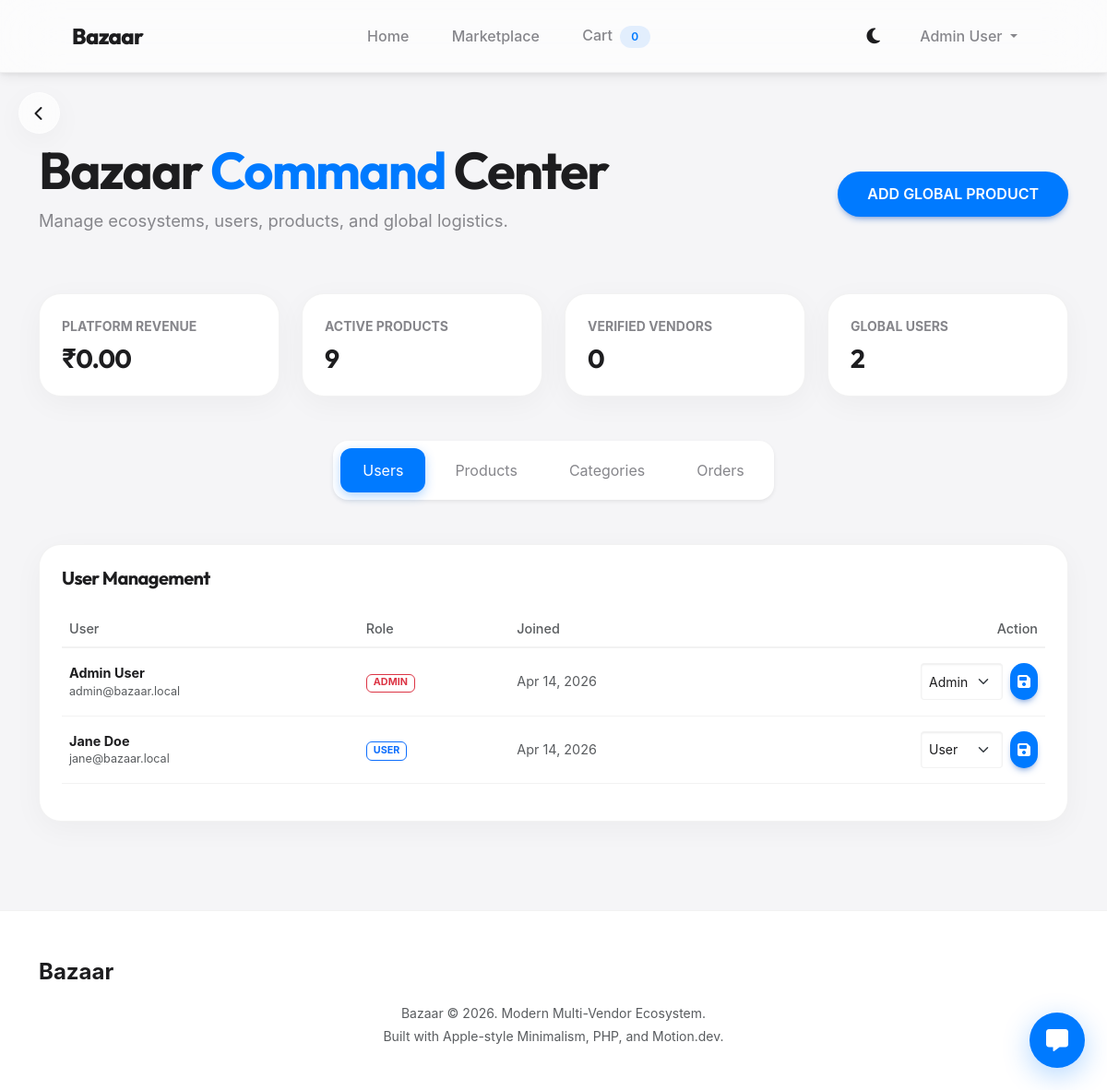
The app's page /user/admin/dashboard.php (signed in) with its own data.
### tables this page shows
CREATE TABLE IF NOT EXISTS users (
  id INT AUTO_INCREMENT PRIMARY KEY,
  nama VARCHAR(100) NOT NULL,
  email VARCHAR(150) NOT NULL UNIQUE,
  password VARCHAR(255) NOT NULL,
  role ENUM('user', 'seller', 'admin') NOT NULL DEFAULT 'user',
  is_email_verified TINYINT(1) DEFAULT 0,
  email_token VARCHAR(100) DEFAULT NULL,
  token_expiry DATETIME DEFAULT NULL,
  is_verified_seller TINYINT(1) DEFAULT 0,
  created_at TIMESTAMP DEFAULT CURRENT_TIMESTAMP
);

### includes/functions.php (called while the page is built, shortened)
<?php
function escape($value) {
    return htmlspecialchars($value, ENT_QUOTES, 'UTF-8');
}
function formatPrice($price) {
    return '₹' . number_format($price, 2, '.', ',');
}

### user/admin/dashboard.php (the view, shortened to what this page needs)
<?php
require_once dirname(__DIR__) . '/includes/db_connect.php';
require_once dirname(__DIR__) . '/includes/functions.php';
$totalUsers = $pdo->query('SELECT COUNT(*) FROM users')->fetchColumn();
$totalSellers = $pdo->query('SELECT COUNT(*) FROM users WHERE role="seller"')->fetchColumn();
$totalProducts = $pdo->query('SELECT COUNT(*) FROM products')->fetchColumn();
$totalRevenue = $pdo->query('SELECT SUM(total_amount) FROM orders')->fetchColumn() ?: 0;
$users = $pdo->query('SELECT * FROM users ORDER BY created_at DESC')->fetchAll();
require_once dirname(__DIR__) . '/includes/header.php';
?>
<section class="container py-5 mt-4" id="adminDashboardSection">
    <div class="row align-items-center mb-5">
        <div class="col-md-9">
            <h1 class="display-4 fw-bold mb-2">Bazaar <span style="color: var(--primary-color);">Command</span> Center</h1>
            <p style="color: var(--text-muted); font-size: 1.15rem;">Manage ecosystems, users, products, and global logistics.</p>
        </div>
        <div class="col-md-3 text-md-end">
            <a href="<?= BASE_URL ?>/admin/add_product.php" class="btn btn-primary btn-apple">Add Global Product</a>
        </div>
    </div>
    <div class="row g-4 mb-5">
        <div class="col-md-3">
            <div class="card-apple p-4 d-flex flex-column h-100" style="background: var(--surface-solid);">
                <span class="small fw-bold text-uppercase mb-2" style="color: var(--text-muted);">Platform Revenue</span>
                <h3 class="fw-bold m-0" style="color: var(--text-main);"><?= formatPrice($totalRevenue) ?></h3>
            </div>
        </div>
        <div class="col-md-3">
            <div class="card-apple p-4 d-flex flex-column h-100" style="background: var(--surface-solid);">
                <span class="small fw-bold text-uppercase mb-2" style="color: var(--text-muted);">Active Products</span>
                <h3 class="fw-bold m-0" style="color: var(--text-main);"><?= $totalProducts ?></h3>
            </div>
        </div>
        <div class="col-md-3">
            <div class="card-apple p-4 d-flex flex-column h-100" style="background: var(--surface-solid);">
                <span class="small fw-bold text-uppercase mb-2" style="color: var(--text-muted);">Verified Vendors</span>
                <h3 class="fw-bold m-0" style="color: var(--text-main);"><?= $totalSellers ?></h3>
            </div>
        </div>
        <div class="col-md-3">
            <div class="card-apple p-4 d-flex flex-column h-100" style="background: var(--surface-solid);">
                <span class="small fw-bold text-uppercase mb-2" style="color: var(--text-muted);">Global Users</span>
                <h3 class="fw-bold m-0" style="color: var(--text-main);"><?= $totalUsers ?></h3>
            </div>
        </div>
    </div>
    <div class="bg-white rounded-4 shadow-sm p-2 mb-5 d-flex gap-2 flex-wrap" id="adminTabs" style="width: fit-content; margin: 0 auto; background: var(--surface-solid) !important;">
        <button class="admin-tab-btn active" data-target="tab-users">Users</button>
        <button class="admin-tab-btn" data-target="tab-products">Products</button>
        <button class="admin-tab-btn" data-target="tab-categories">Categories</button>
        <button class="admin-tab-btn" data-target="tab-orders">Orders</button>
    </div>
    <div id="adminTabContent">
        <div class="admin-pane active" id="tab-users">
            <div class="card-apple p-4" style="background: var(--surface-solid);">
                <h5 class="fw-bold mb-4">User Management</h5>
                <div class="table-responsive">
                    <table class="table align-middle table-borderless">
                        <thead style="border-bottom: 2px solid var(--border-color);">
                            <tr>
                                <th class="text-muted">User</th>
                                <th class="text-muted">Role</th>
                                <th class="text-muted">Joined</th>
                                <th class="text-muted text-end">Action</th>
                            </tr>
                        </thead>
                        <tbody>
                            <?php foreach($users as $u): ?>
                            <tr class="border-bottom" style="border-color: var(--border-color) !important;">
                                <td class="py-3">
                                    <div class="fw-bold" style="color: var(--text-main);"><?= escape($u['nama']) ?></div>
                                    <div class="small text-muted"><?= escape($u['email']) ?></div>
                                </td>
                                <td><span class="badge border bg-transparent text-uppercase <?= $u['role']==='admin'?'border-danger text-danger':($u['role']==='seller'?'border-success text-success':'border-primary text-primary') ?>"><?= escape($u['role']) ?></span></td>
                                <td class="text-muted"><?= date('M j, Y', strtotime($u['created_at'])) ?></td>
                                <td class="text-end">
                                    <form action="<?= BASE_URL ?>/admin/dashboard.php" method="post" class="d-flex gap-2 justify-content-end">
                                        <select class="form-select form-select-sm bg-transparent w-auto" name="role" style="color: var(--text-main); border-color: var(--border-color);">
                                            <option value="user" <?= $u['role']==='user'?'selected':'' ?>>User</option>
                                            <option value="admin" <?= $u['role']==='admin'?'selected':'' ?>>Admin</option>
                                        </select>
                                        <button type="submit" class="btn btn-sm btn-primary btn-apple p-2"><i class="fas fa-save"></i></button>
                                    </form>
                                </td>
                            </tr>
                            <?php endforeach; ?>
                        </tbody>
                    </table>
                </div>
            </div>
        </div>
    </div>
</section>
<?php require_once dirname(__DIR__) . '/includes/footer.php'; ?>

### assets/css/style.css (style rules this page uses)
:root { --primary-color: #007aff; --primary-hover: #0066cc; --bg-color: #f5f5f7; --surface: rgba(255, 255, 255, 0.65); --surface-solid: #ffffff; --text-main: #1d1d1f; --text-muted: #86868b; --border-color: rgba(0, 0, 0, 0.05); --glass-border: 1px solid rgba(255, 255, 255, 0.5); --glass-shadow: 0 8px 32px 0 rgba(0, 0, 0, 0.04); --card-hover-shadow: 0 20px 40px rgba(0, 0, 0, 0.08); --border-radius-lg: 24px; --border-radius-md: 16px; }
body { font-family: -apple-system, BlinkMacSystemFont, 'Inter', sans-serif; background-color: var(--bg-color); color: var(--text-main); -webkit-font-smoothing: antialiased; transition: background-color 0.4s ease, color 0.4s ease; overflow-x: hidden; }
h1, h2, h3, h4, h5, h6, .brand-font { font-family: 'Outfit', -apple-system, BlinkMacSystemFont, sans-serif; font-weight: 700; letter-spacing: -0.03em; }
.btn-apple { border-radius: 99px; font-weight: 600; padding: 0.8rem 2rem; font-size: 1rem; transition: all 0.3s cubic-bezier(0.16, 1, 0.3, 1); border: none; }
.btn-primary { background: var(--primary-color); color: #fff; }
.card-apple { border-radius: var(--border-radius-lg); background: var(--surface-solid); border: 1px solid var(--border-color); box-shadow: var(--glass-shadow); overflow: hidden; transition: all 0.5s cubic-bezier(0.16, 1, 0.3, 1); height: 100%; }

### user/admin/dashboard.php (style rules this page uses)
.admin-tab-btn { border-radius: 12px; padding: 12px 24px; transition: all 0.3s; color: var(--text-muted); border: none; background: transparent; }
.admin-tab-btn.active { background: var(--primary-color) !important; color: white !important; box-shadow: 0 4px 12px rgba(0, 122, 255, 0.3); }

### records on screen
users: nama "Admin User", email "admin@bazaar.local", role "ADMIN", created_at "Apr 14, 2026", role "Admin"
users: nama "Jane Doe", email "jane@bazaar.local", role "USER", created_at "Apr 14, 2026", role "User"

### other values on screen
$cartCount "0"
$_SESSION['user']['nama'] "Admin User"
formatPrice($totalRevenue) "₹0.00"
$totalProducts "9"
$totalSellers "0"
$totalUsers "2"
